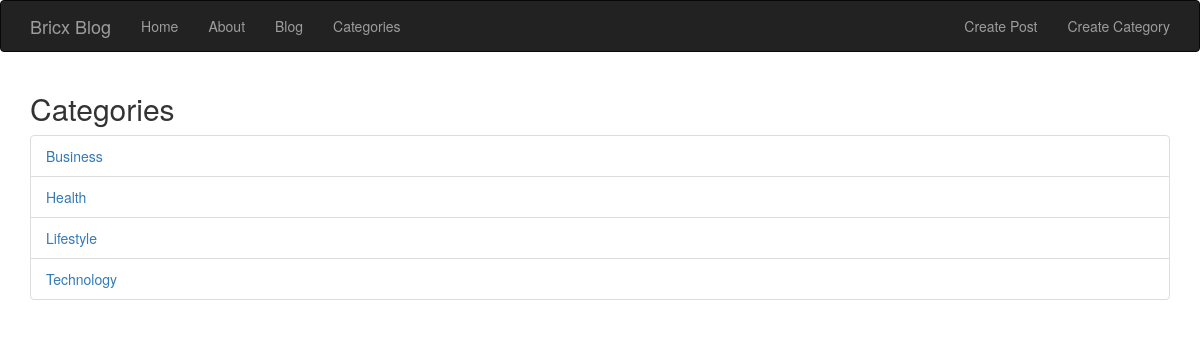
Page /index.php/categories on the committed database.
### tables this page shows
CREATE TABLE IF NOT EXISTS `categories` (
  `id` int(11) NOT NULL AUTO_INCREMENT,
  `name` varchar(255) NOT NULL,
  `created_at` timestamp NOT NULL DEFAULT CURRENT_TIMESTAMP,
  PRIMARY KEY (`id`)
);

### application/controllers/Categories.php (called while the page is built, shortened)
<?php
    class Categories extends CI_Controller {
        public function index() {
            $data['title'] = 'Categories';
            $data['categories'] = $this->category_model->get_categories();
            $this->load->view('templates/header');
            $this->load->view('categories/index', $data);
            $this->load->view('templates/footer');
        }
    }

### index.php (called while the page is built, shortened)
<?php
require_once BASEPATH.'core/CodeIgniter.php';

### application/models/Category_model.php (called while the page is built, shortened)
<?php
    class Category_model extends CI_Model {
        public function get_categories() {
            $this->db->order_by('name');
            $query = $this->db->get('categories');
            return $query->result_array();
        }
    }

### application/views/categories/index.php (the view)
<h2><?= $title; ?></h2>
<ul class="list-group">
    <?php foreach($categories as $category) : ?>
        <li class="list-group-item"><a href="<?php echo site_url('categories/posts/'.$category['id']); ?>"><?php echo $category['name']; ?></a></li>
    <?php endforeach; ?>
</ul>

### rows in the picture
categories: name "Business"
categories: name "Health"
categories: name "Lifestyle"
categories: name "Technology"

### other values in the picture
$title "Categories"
